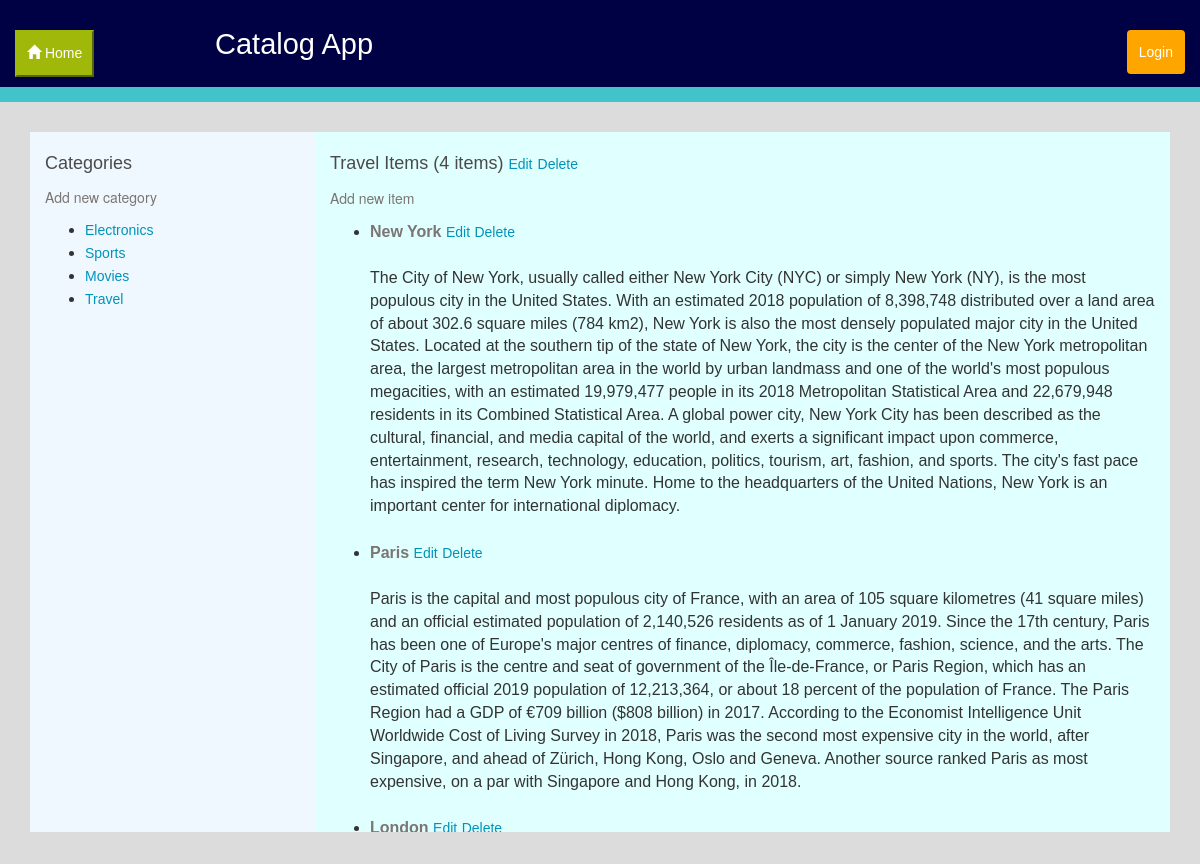
Page /categories/4/items/ on the committed database.
### database_setup.py (models this page shows, shortened)
class Category(Base):
    __tablename__ = 'category'
    id = Column(Integer, primary_key=True)
    name = Column(String(250), nullable=False)
    user_id = Column(Integer, ForeignKey('user.id'))
    user = relationship(User)

class Item(Base):
    __tablename__ = 'item'
    name = Column(String(80), nullable=False)
    id = Column(Integer, primary_key=True)
    description = Column(String(250))
    category_id = Column(Integer, ForeignKey('category.id'))
    category = relationship(Category,
                            backref=backref("children",
                                            cascade="all, delete-orphan")
                            )
    user_id = Column(Integer, ForeignKey('user.id'))
    user = relationship(User)

### finalProject.py (the view)
@app.route('/categories/<int:category_id>/')
@app.route('/categories/<int:category_id>/items/')
def showItems(category_id):
    category = session.query(Category).filter_by(id=category_id).one()
    items = session.query(Item).filter_by(category_id=category.id)
    categories = session.query(Category)
    return render_template('Items.html', category=category,
                           categories=categories, items=items)

### templates/Items.html (shortened to what this page needs)
{% extends "main.html" %}
{% block content %}
    <div class="row main-section padding-top padding-bottom margin-right margin-left margin-top">
        <div class="col-md-3">
            <h3>Categories</h3><a href = {{url_for("newCategory")}}><p>Add new category</p></a>
            {% if categories != []%}
                <ul>
                {% for i in categories %}
                    <li><a href = {{url_for("showItems", category_id=i.id)}}>{{i.name}}</a></li>
                {% endfor %}
                </ul>
            {% else %}
                <p>You currently have no categories</p>
            {% endif %}
        </div>
        <div class="col-md-9">
            <h3>{{category.name}} Items ({{items.count()}} items) <a href = {{url_for("editCategory", category_id=category.id)}}>Edit</a> <a href = {{url_for("deleteCategory", category_id=category.id)}}>Delete</a> </h3>
            <a href = {{url_for("newItem",category_id = category.id)}}><p>Add new item</p></a>
            {% if items != []%}
                <ul>
                {% for i in items %}
                    <li><strong>{{i.name}} </strong><a href = {{ url_for('editItem',category_id = category.id, item_id=i.id)}}>Edit</a> <a href = {{ url_for('deleteItem',category_id = category.id, item_id=i.id)}}>Delete</a></br></br>{{i.description}}</br></br></li>
                {% endfor %}
                </ul>
            {% endif %}
        </div>
    </div>
{% endblock %}

### static/styles.css (style rules this page uses)
* { box-sizing: border-box; }
body { font-family: Arial, Helvetica, sans-serif; }
p { font-family: "Helvetica Neue", Roboto, Helvetica, Arial, sans-serif; font-size: 16px; color: #7B7573; line-height: 24px; font-weight: 400; }
a { font-size: 14px; color: #0093B9; line-height: 23px; }
.main-section { padding-top: 30px; padding-bottom: 10px; background-color: grey; height:700px; }
h3 { font-size: 18px; color: #4A4A4A; line-height: 23px; }
p { font-family: "Helvetica Neue", Roboto, Helvetica, Arial, sans-serif; font-size: 14px; color: #7B7573; line-height: 24px; font-weight: 400; }
strong { font-size: 16px; color: #7B7573; line-height: 24px; }
li { font-size: 16px; }
body { background-color: gainsboro; }
.row { margin:auto; }
.padding-top { padding-top: 0px; }
.padding-bottom { padding-bottom: 30px; }
.margin-top { margin-top: 30px; }
.margin-right { margin-right: 30px; }
.margin-left { margin-left: 30px; }
.col-md-3 { background-color: aliceblue; height: 700px; overflow: scroll; }
.col-md-9 { background-color: lightcyan; height: 700px; overflow: scroll; }

### rows in the picture
Category: name "Electronics"
Category: name "Sports"
Category: name "Movies"
Category: name "Travel"
Item: name "New York", description "The City of New York, usually called either New York City (NYC) or simply New York (NY), is the most populous city in the United States. With an estimated 2018 population of 8,398,748 distributed over a land area of about 302.6 square miles (784 km2), New York is also the most densely populated major city in the United States. Located at the southern tip of the state of New York, the city is the center of the New York metropolitan area, the largest metropolitan area in the world by urban landmass and one of the world's most populous megacities, with an estimated 19,979,477 people in its 2018 Metropolitan Statistical Area and 22,679,948 residents in its Combined Statistical Area. A global…"
Item: name "Paris", description "Paris is the capital and most populous city of France, with an area of 105 square kilometres (41 square miles) and an official estimated population of 2,140,526 residents as of 1 January 2019. Since the 17th century, Paris has been one of Europe's major centres of finance, diplomacy, commerce, fashion, science, and the arts. The City of Paris is the centre and seat of government of the Île-de-France, or Paris Region, which has an estimated official 2019 population of 12,213,364, or about 18 percent of the population of France. The Paris Region had a GDP of €709 billion ($808 billion) in 2017. According to the Economist Intelligence Unit Worldwide Cost of Living Survey in 2018, Paris was the…"
Item: name "London"

### other values in the picture
{{ items.count() }} "4"
